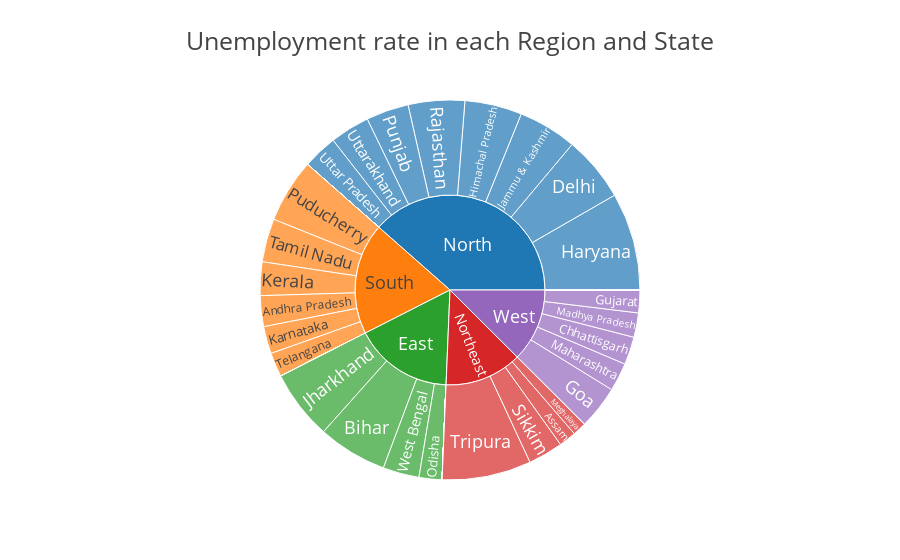

Notebook source saved alongside this figure:
### Code cell
# Sunburst Chart of Unemployment rate in each State and Region

unemployed_df = df[['State','Region','Estimated Unemployment Rate','Estimated Employed','Estimated Labour Participation Rate']]
unemployed  = unemployed_df.groupby(['Region','State'])['Estimated Unemployment Rate'].mean().reset_index()

# Chart
fig = px.sunburst(unemployed,path = ['Region','State'],values = 'Estimated Unemployment Rate', color_continuous_scale= 'rdylbu', title ='Unemployment rate in each Region and State', height = 550 , template = 'presentation')
fig.show()

### Figure 1 — Plotly figure (JSON) as saved in the notebook; plotly's stock layout.template omitted (floating-point values rounded to 4 significant figures; data arrays with more than 128 entries replaced by an {"elided": "..."} marker saying what was removed)
{"data": [{"branchvalues": "total", "domain": {"x": [0, 1], "y": [0, 1]}, "hovertemplate": "labels=%{label}<br>Estimated Unemployment Rate=%{value}<br>parent=%{parent}<br>id=%{id}<extra></extra>", "ids": {"elided": "140 str values"}, "labels": {"elided": "140 str values"}, "level": "61d4ea", "name": "", "parents": {"elided": "140 str values"}, "type": "sunburst", "values": {"elided": "140 float values"}}], "layout": {"autosize": true, "legend": {"tracegroupgap": 0}, "title": {"text": "Unemployment rate in each Region and State"}}}
